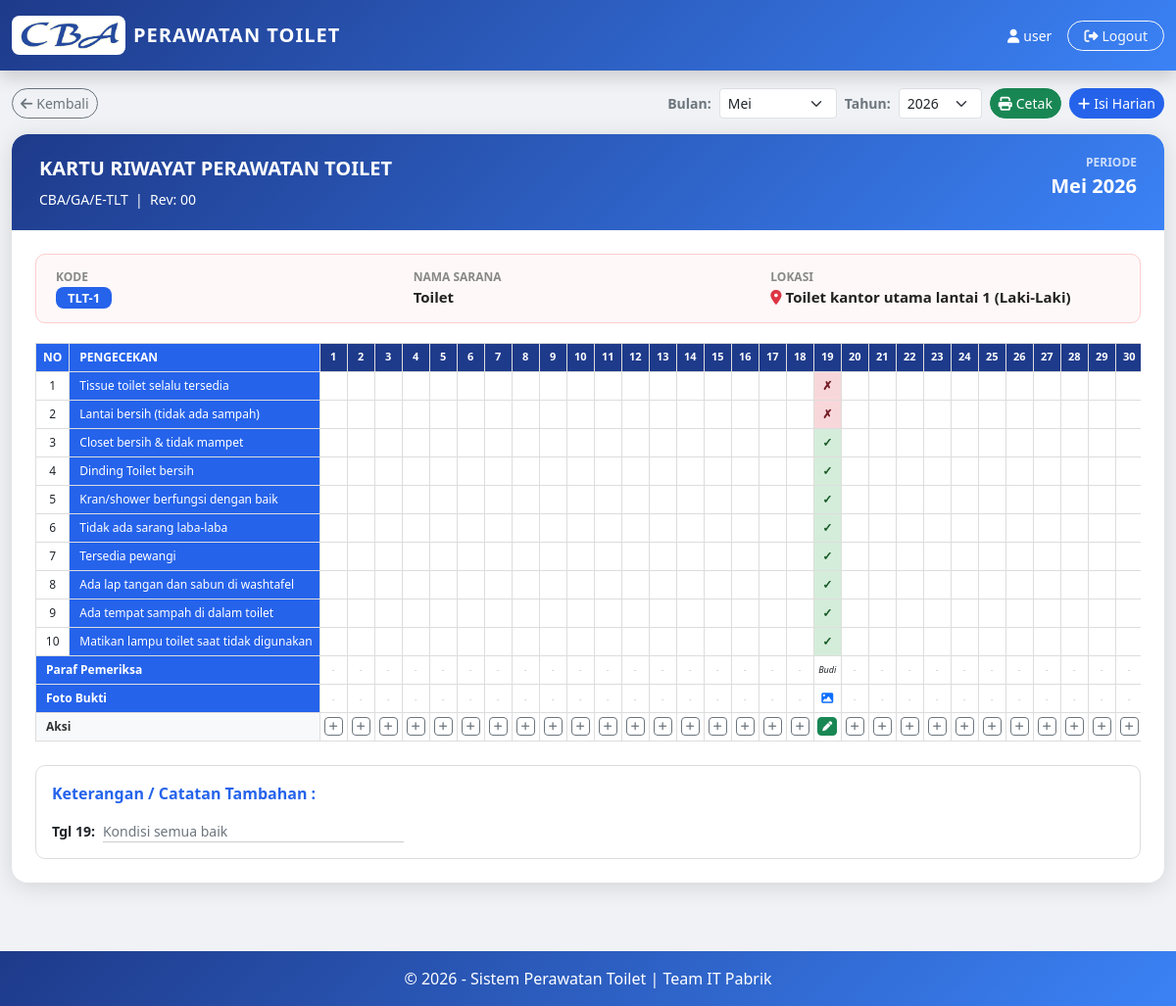
Page /toilet_kartu.php?toilet_id=13 (signed in) on the committed database.
### tables this page shows
CREATE TABLE `toilet_unit` (
  `id` int(11) NOT NULL,
  `no_kode` varchar(50) NOT NULL,
  `nama_sarana` varchar(100) DEFAULT 'Toilet',
  `lokasi` varchar(200) DEFAULT NULL
);

CREATE TABLE `checklist_toilet` (
  `id` int(11) NOT NULL,
  `toilet_id` int(11) NOT NULL,
  `tahun` int(4) NOT NULL,
  `bulan` tinyint(2) NOT NULL,
  `tanggal_cek` date DEFAULT NULL,
  `tissue_toilet` enum('Ok','Nok') DEFAULT NULL,
  `lantai_bersih` enum('Ok','Nok') DEFAULT NULL,
  `closet_bersih` enum('Ok','Nok') DEFAULT NULL,
  `dinding_bersih` enum('Ok','Nok') DEFAULT NULL,
  `kran_shower` enum('Ok','Nok') DEFAULT NULL,
  `sarang_laba` enum('Ok','Nok') DEFAULT NULL,
  `tersedia_pewangi` enum('Ok','Nok') DEFAULT NULL,
  `lap_sabun` enum('Ok','Nok') DEFAULT NULL,
  `tempat_sampah` enum('Ok','Nok') DEFAULT NULL,
  `matikan_lampu` enum('Ok','Nok') DEFAULT NULL,
  `paraf` varchar(100) DEFAULT NULL,
  `catatan` text DEFAULT NULL,
  `foto` varchar(255) DEFAULT NULL,
  `users_id` int(11) DEFAULT NULL,
  `created_at` datetime DEFAULT current_timestamp(),
  `test` enum('Ok','Nok') DEFAULT NULL
);

### toilet_kartu.php (the view, shortened to what this page needs)
<?php
include "config/koneksi.php";
$toilet_id = isset($_GET['toilet_id']) ? (int) $_GET['toilet_id'] : 0;
$tahun = isset($_GET['tahun']) ? (int) $_GET['tahun'] : (int) date('Y');
$bulan = isset($_GET['bulan']) ? (int) $_GET['bulan'] : (int) date('n');
$daysInMonth = date('t', mktime(0, 0, 0, $bulan, 1, $tahun));
$bulanNama = ['', 'Januari', 'Februari', 'Maret', 'April', 'Mei', 'Juni', 'Juli', 'Agustus', 'September', 'Oktober', 'November', 'Desember'];
$toiletRow = mysqli_fetch_assoc(mysqli_query($conn, "SELECT * FROM toilet_unit WHERE id=$toilet_id"));
$items = [];
$fields = [];
$resItems = mysqli_query($conn, "SELECT kolom, label FROM master_item WHERE modul='toilet' AND is_active=1 ORDER BY id ASC");
if (mysqli_num_rows($resItems) == 0) {
  $defaultItems = [
    'tissue_toilet' => 'Tissue toilet selalu tersedia',
    'lantai_bersih' => 'Lantai bersih (tidak ada sampah)',
    'closet_bersih' => 'Closet bersih & tidak mampet',
    'dinding_bersih' => 'Dinding Toilet bersih',
    'kran_shower' => 'Kran/shower berfungsi dengan baik',
    'sarang_laba' => 'Tidak ada sarang laba-laba',
    'tersedia_pewangi' => 'Tersedia pewangi',
    'lap_sabun' => 'Ada lap tangan dan sabun di washtafel',
    'tempat_sampah' => 'Ada tempat sampah di dalam toilet',
    'matikan_lampu' => 'Matikan lampu toilet saat tidak digunakan'
  ];
  foreach ($defaultItems as $k => $l) {
    mysqli_query($conn, "INSERT IGNORE INTO master_item (modul, kolom, label, is_active) VALUES ('toilet', '$k', '$l', 1)");
    $items[$k] = $l;
    $fields[] = $k;
  }
} else {
  while ($rItem = mysqli_fetch_assoc($resItems)) {
    $items[$rItem['kolom']] = $rItem['label'];
  }
}
$rows = [];
$res = mysqli_query($conn, "SELECT * FROM checklist_toilet WHERE toilet_id=$toilet_id AND tahun=$tahun AND bulan=$bulan ORDER BY tanggal_cek ASC");
while ($r = mysqli_fetch_assoc($res)) {
  $d = (int) date('j', strtotime($r['tanggal_cek']));
  $rows[$d] = $r;
}
?>
<!DOCTYPE html>
<html lang="id">
<head>
  <link href="https://cdn.jsdelivr.net/npm/bootstrap@5.3.2/dist/css/bootstrap.min.css" rel="stylesheet">
</head>
<body>
  <nav class="navbar navbar-toilet fixed-top py-3 shadow no-print">
    <div class="container-fluid d-flex justify-content-between align-items-center">
      <div class="d-flex align-items-center gap-2 text-white" style="cursor:pointer"
        onclick="window.location.href='dashboard.php'">
        <img src="assets/images/cba.png" alt="Logo CBA"
          style="height:40px; background:white; padding:4px; border-radius:8px;">
        <span class="fw-bold fs-5 d-none d-sm-inline" style="letter-spacing:1px">PERAWATAN TOILET</span>
      </div>
      <div class="d-flex align-items-center gap-2 gap-md-3">
        <span class="text-white small d-none d-md-inline"><i
            class="fa-solid fa-user me-1"></i><?= $_SESSION['username'] ?></span>
        <a href="logout.php" class="btn btn-sm btn-outline-light rounded-pill px-2 px-md-3" title="Logout">
          <span class="d-none d-sm-inline"><i class="fa-solid fa-right-from-bracket me-1"></i>Logout</span>
        </a>
      </div>
    </div>
  </nav>
  <div class="container-fluid" style="margin-top:90px;padding-bottom:30px;max-width:1400px;flex:1">
    <div class="d-flex flex-wrap gap-2 align-items-center mb-3 no-print top-controls">
      <a href="toilet_home.php" class="btn btn-sm btn-outline-secondary rounded-pill">
        <i class="fa-solid fa-arrow-left me-1"></i>Kembali
      </a>
      <form method="GET" class="d-flex align-items-center gap-2 ms-auto">
        <label class="text-secondary fw-semibold small mb-0">Bulan:</label>
        <select name="bulan" class="form-select form-select-sm" style="width:120px" onchange="this.form.submit()">
          <?php for ($b = 1; $b <= 12; $b++): ?>
            <option value="<?= $b ?>" <?= $b == $bulan ? 'selected' : '' ?>><?= $bulanNama[$b] ?></option>
          <?php endfor; ?>
        </select>
        <label class="text-secondary fw-semibold small mb-0">Tahun:</label>
        <select name="tahun" class="form-select form-select-sm" style="width:85px" onchange="this.form.submit()">
          <?php for ($y = 2026; $y <= 2030; $y++): ?>
            <option value="<?= $y ?>" <?= $y == $tahun ? 'selected' : '' ?>><?= $y ?></option>
          <?php endfor; ?>
        </select>
      </form>
      <button class="btn btn-sm btn-success rounded-pill no-print" onclick="window.print()">
        <i class="fa-solid fa-print me-1"></i>Cetak
      </button>
      <?php if (($_SESSION['role'] ?? '') !== 'Monitoring'): ?>
        <button class="btn btn-sm rounded-pill no-print" style="background:var(--blue);color:#fff"
          onclick="bukaEdit(<?= (int) date('j') ?>)">
          <i class="fa-solid fa-plus me-1"></i>Isi Harian
        </button>
      <?php endif; ?>
    </div>
    <div style="border-radius:16px;overflow:hidden;box-shadow:0 4px 24px rgba(0,0,0,.12)">
      <div class="kartu-header">
        <div class="d-flex justify-content-between align-items-start flex-wrap gap-2">
          <div>
            <div class="fw-bold fs-5 mb-1">KARTU RIWAYAT PERAWATAN TOILET</div>
            <small class="opacity-80">CBA/GA/E-TLT &nbsp;|&nbsp; Rev: 00</small>
          </div>
          <div class="text-end">
            <div class="info-label text-white opacity-75">Periode</div>
            <div class="fw-bold fs-5"><?= $bulanNama[$bulan] ?> <?= $tahun ?></div>
          </div>
        </div>
      </div>
      <div class="kartu-body">
        <div class="info-box">
          <div class="row g-2">
            <div class="col-12 col-md-4">
              <div class="info-label">Kode</div>
              <div class="info-val"><span class="badge-kode"><?= htmlspecialchars($toiletRow['no_kode']) ?></span></div>
            </div>
            <div class="col-12 col-md-4">
              <div class="info-label">Nama Sarana</div>
              <div class="info-val"><?= htmlspecialchars($toiletRow['nama_sarana']) ?></div>
            </div>
            <div class="col-12 col-md-4">
              <div class="info-label">Lokasi</div>
              <div class="info-val"><i
                  class="fa-solid fa-location-dot text-danger me-1"></i><?= htmlspecialchars($toiletRow['lokasi']) ?>
              </div>
            </div>
          </div>
        </div>
        <div class="table-responsive" style="overflow-x: auto;">
          <table class="tbl-kartu">
            <thead>
              <tr>
                <th rowspan="1" style="width:30px">NO</th>
                <th rowspan="1" class="th-item" style="min-width:200px">PENGECEKAN</th>
                <?php for ($d = 1; $d <= $daysInMonth; $d++): ?>
                  <th class="th-bulan" style="min-width: 28px; font-size:11px; padding:4px;"><?= $d ?></th>
                <?php endfor; ?>
              </tr>
            </thead>
            <tbody>
              <?php $no = 1;
              foreach ($items as $key => $label): ?>
                <tr>
                  <td><?= $no++ ?></td>
                  <td class="th-item"><?= htmlspecialchars($label) ?></td>
                  <?php for ($d = 1; $d <= $daysInMonth; $d++):
                    $r = $rows[$d] ?? null;
                    $val = $r ? $r[$key] : null;
                    ?>
                    <td class="<?= $val == 'Ok' ? 'ok-cell' : ($val == 'Nok' ? 'nok-cell' : '') ?>"
                      style="font-size:12px; padding:2px;">
                      <?= $val == 'Ok' ? '✓' : ($val == 'Nok' ? '✗' : '') ?>
                    </td>
                  <?php endfor; ?>
                </tr>
              <?php endforeach; ?>
              <tr>
                <td colspan="2" class="th-item fw-bold">Paraf Pemeriksa</td>
                <?php for ($d = 1; $d <= $daysInMonth; $d++):
                  $r = $rows[$d] ?? null;
                  $paraf = $r ? htmlspecialchars($r['paraf']) : '';
                  ?>
                  <td style="font-size:9px; font-style:italic; padding:2px;">
                    <?= $paraf ?: '<span class="empty-cell">-</span>' ?>
                  </td>
                <?php endfor; ?>
              </tr>
              <tr class="no-print">
                <td colspan="2" class="th-item fw-bold">Foto Bukti</td>
                <?php for ($d = 1; $d <= $daysInMonth; $d++):
                  $r = $rows[$d] ?? null;
                  $foto = $r ? $r['foto'] : '';
                  ?>
                  <td class="text-center" style="padding: 2px;">
                    <?php if ($foto): ?>
                      <i class="fa-solid fa-image text-primary" style="cursor:pointer;" title="Lihat Foto"
                        onclick="previewFoto('uploads/<?= $foto ?>')"></i>
                    <?php else: ?>
                      <span class="empty-cell" style="font-size:9px">-</span>
                    <?php endif; ?>
                  </td>
                <?php endfor; ?>
              </tr>
              <?php if (($_SESSION['role'] ?? '') !== 'Monitoring'): ?>
                <tr class="no-print">
                  <td colspan="2" class="th-item fw-bold" style="background:#f8f9fa; color:#333;">Aksi</td>
                  <?php for ($d = 1; $d <= $daysInMonth; $d++):
                    $isFilled = isset($rows[$d]);
                    ?>
                    <td class="text-center" style="padding: 2px;">
                      <button class="btn btn-sm <?= $isFilled ? 'btn-success' : 'btn-outline-secondary' ?>"
                        style="padding: 1px 4px; font-size: 10px;" onclick="bukaEdit(<?= $d ?>)"
                        title="<?= $isFilled ? 'Edit' : 'Isi' ?>">
                        <i class="fa-solid <?= $isFilled ? 'fa-pen' : 'fa-plus' ?>"></i>
                      </button>
                    </td>
                  <?php endfor; ?>
                </tr>
              <?php endif; ?>
            </tbody>
          </table>
        </div>
        <div class="mt-4" style="border:1px solid #ddd;border-radius:10px;padding:16px;">
          <div class="fw-bold mb-3" style="color:var(--blue)">Keterangan / Catatan Tambahan :</div>
          <div class="row g-2">
            <?php for ($d = 1; $d <= $daysInMonth; $d++):
              $cat = isset($rows[$d]) ? $rows[$d]['catatan'] : '';
              if (!$cat)
                continue;
              ?>
              <div class="col-12 col-md-6 col-lg-4">
                <div class="d-flex gap-2 align-items-start">
                  <span class="fw-semibold small" style="min-width:40px">Tgl <?= $d ?>:</span>
                  <span class="small text-secondary" style="border-bottom:1px solid #ccc;flex:1;min-height:20px;word-break:break-word;overflow-wrap:break-word;">
                    <?= htmlspecialchars($cat) ?>
                  </span>
                </div>
              </div>
            <?php endfor; ?>
          </div>
        </div>
      </div>
    </div>
  </div>
  <footer class="py-3 text-center no-print">
    &copy; <?= date('Y') ?> - Sistem Perawatan Toilet | Team IT Pabrik
  </footer>
</body>
</html>

### toilet_kartu.php (style rules this page uses)
:root { --blue: #2563eb; --blue-dark: #1e3a8a; --blue-light: #3b82f6; }
html, body { width: 100vw; max-width: 100vw; overflow-x: hidden !important; position: relative; }
body { background: #f0f2f5; font-family: 'Segoe UI', sans-serif; min-height: 100vh; display: flex; flex-direction: column; }
.navbar-toilet { background: linear-gradient(135deg, var(--blue-dark), var(--blue-light)); }
.kartu-header { background: linear-gradient(135deg, var(--blue-dark), var(--blue-light)); color: #fff; border-radius: 16px 16px 0 0; padding: 20px 28px; }
.kartu-body { background: #fff; border-radius: 0 0 16px 16px; padding: 24px; }
.info-box { background: #fff8f8; border: 1px solid #fcc; border-radius: 10px; padding: 14px 20px; margin-bottom: 20px; }
.info-label { font-size: 12px; color: #888; font-weight: 600; text-transform: uppercase; }
.info-val { font-size: 15px; font-weight: 700; color: #222; }
.tbl-kartu { font-size: 12px; border-collapse: collapse; width: 100%; }
.tbl-kartu th, .tbl-kartu td { border: 1px solid #ddd; padding: 5px 7px; text-align: center; vertical-align: middle; }
.tbl-kartu thead th { background: var(--blue); color: #fff; }
.tbl-kartu .th-item { background: var(--blue); color: #fff; text-align: left; padding-left: 10px; white-space: nowrap; position: sticky; left: 0; z-index: 2; }
.tbl-kartu .th-bulan { background: var(--blue-dark); color: #fff; }
.ok-cell { background: #d4edda; color: #155724; font-weight: 700; }
.nok-cell { background: #f8d7da; color: #721c24; font-weight: 700; }
.empty-cell { color: #ccc; }
.badge-kode { background: var(--blue); color: #fff; border-radius: 8px; padding: 2px 12px; font-size: 13px; }
footer { background: linear-gradient(135deg, var(--blue-dark), var(--blue-light)); color: #fff; margin-top: 40px; }

### rows in the picture
toilet_unit: no_kode "TLT-1", nama_sarana "Toilet", lokasi "Toilet kantor utama lantai 1 (Laki-Laki)"
checklist_toilet: tissue_toilet "Nok" (drawn), lantai_bersih "Nok" (drawn), closet_bersih "Ok" (drawn), dinding_bersih "Ok" (drawn), kran_shower "Ok" (drawn), sarang_laba "Ok" (drawn), tersedia_pewangi "Ok" (drawn), lap_sabun "Ok" (drawn), tempat_sampah "Ok" (drawn), matikan_lampu "Ok" (drawn), paraf "Budi", catatan "Kondisi semua baik"

### other values in the picture
$_SESSION['username'] "user"
$bulanNama[$bulan] "Mei"
$tahun "2026"
$label "Tissue toilet selalu tersedia"
$label "Lantai bersih (tidak ada sampah)"
$label "Closet bersih & tidak mampet"
$label "Dinding Toilet bersih"
$label "Kran/shower berfungsi dengan baik"
$label "Tidak ada sarang laba-laba"
$label "Tersedia pewangi"
$label "Ada lap tangan dan sabun di washtafel"
$label "Ada tempat sampah di dalam toilet"
$label "Matikan lampu toilet saat tidak digunakan"
$paraf ?: '<span class="empty-cell">-</span>' "-"
form field bulan "Mei"
